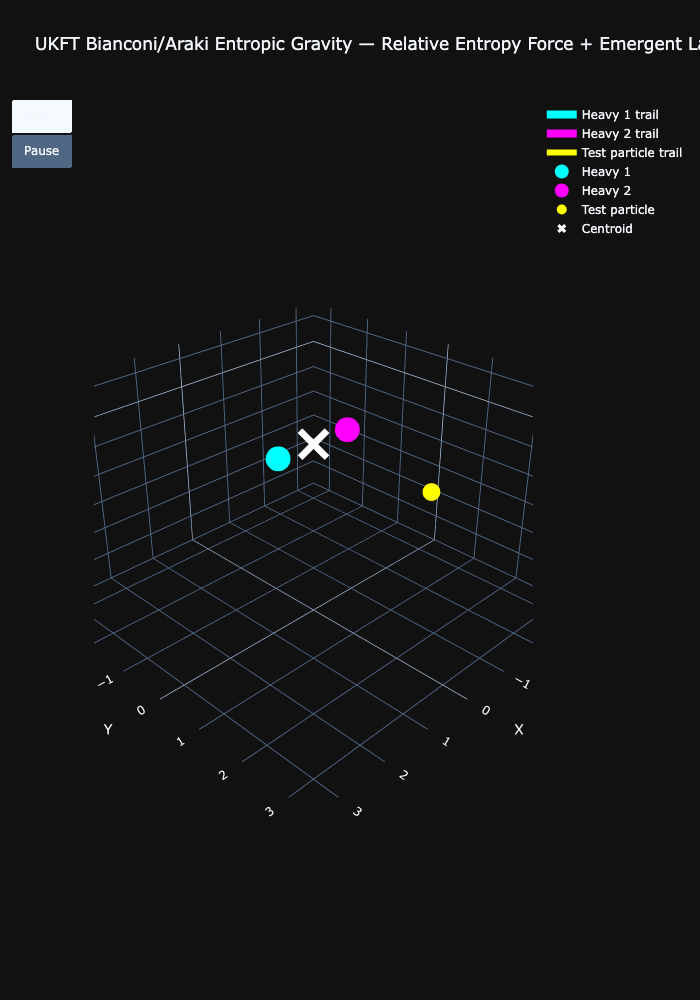

Write Python code to recreate this figure.
# experiments/07_ukft_bianconi_entropic_gravity.py
"""
UKFT Bianconi Entropic Gravity — RELATIVE ENTROPY EDITION 🌌

Key Upgrade: "Bianconi/Araki Relative Entropy Bias"
Instead of simple gradient ascent on ρ, we minimize the quantum relative entropy 
between the vacuum geometry and the matter-dressed state.

Force Law:
F ∝ -∇(S_rel) ≈ ∇(ln ρ) = (1/ρ) * ∇ρ

This creates a self-regulating "harmonic" interaction where the pull is scaled
by the inverse density, making the "information cost" of separation significantly
more sensitive at distance (where ρ is small) while preventing singularity at the core.

Also includes a toy "G-Field" (Lambda) expansion term.
"""

import numpy as np
import plotly.graph_objects as go
import os

# Parameters — tune for chaos or stability
sigma = 0.2                # Gaussian width
alpha_entropic = 2.0       # Scaled down because 1/rho boosts the effective force
lambda_cosmo = 0.05        # "G-field" toy expansion (positive Lambda)
m_heavy = 10.0             
m_test = 0.1               
dt = 0.01                  
n_steps = 2000             
animate_every = 10         
z_scale = 3.0              


# Initial positions (xy-plane orbit, slight z for visibility)
pos_h1 = np.array([ 0.8,  0.0, 0.05])
pos_h2 = np.array([-0.8,  0.0, 0.05])
pos_test = np.array([0.0, 2.5, 0.2])   # Start far out for dramatic infall

vel_h1 = np.array([0.0, -1.2, 0.0])
vel_h2 = np.array([0.0,  1.2, 0.0])
vel_test = np.array([-0.3, 0.0, 0.0])  # Slight tangential for orbit attempt

# Storage
positions_h1 = [pos_h1.copy()]
positions_h2 = [pos_h2.copy()]
positions_test = [pos_test.copy()]

# Grid for dynamic sheet (static grid, recompute Z per frame)
grid_size = 60
x_grid = np.linspace(-3, 3, grid_size)
y_grid = np.linspace(-3, 3, grid_size)
X, Y = np.meshgrid(x_grid, y_grid)

# Animation frames storage
frames = []

print("Running UKFT entropic 3-body simulation — this will take a moment...")

for step in range(n_steps):
    if step % 200 == 0:
        print(f"Step {step}/{n_steps}")
    
    # Current positions
    p1, p2, pt = positions_h1[-1], positions_h2[-1], positions_test[-1]
    
    # Knowledge density ρ at each particle position (sum of Gaussians)
    def rho_at(pos, sources=[(p1, m_heavy), (p2, m_heavy), (pt, m_test)]):
        rho = 0.0
        for src_pos, m_src in sources:
            dist2 = np.sum((pos - src_pos)**2) + 1e-8
            rho += m_src * np.exp(-dist2 / (2 * sigma**2))
        return rho
    
    rho1 = rho_at(p1, sources=[(p2, m_heavy), (pt, m_test)])  # Exclude self
    rho2 = rho_at(p2, sources=[(p1, m_heavy), (pt, m_test)])
    rho_t = rho_at(pt, sources=[(p1, m_heavy), (p2, m_heavy)])
    
    # Gradient ∇ρ ≈ direction to higher density
    def grad_rho_at(pos, sources):
        grad = np.zeros(3)
        eps = 1e-6
        for i in range(3):
            delta = np.zeros(3)
            delta[i] = eps
            grad[i] = (rho_at(pos + delta, sources) - rho_at(pos - delta, sources)) / (2 * eps)
        return grad
    
    grad1 = grad_rho_at(p1, sources=[(p2, m_heavy), (pt, m_test)])
    grad2 = grad_rho_at(p2, sources=[(p1, m_heavy), (pt, m_test)])
    grad_t = grad_rho_at(pt, sources=[(p1, m_heavy), (p2, m_heavy)])
    
    # Acceleration = alpha * ∇(ln ρ) + Lambda * r
    # This mimics the "Tr(g ln G)" relative entropy minimization + expanding universe
    
    # 1. Relative Entropy Force: F ~ grad(rho) / rho
    # Add epsilon to rho to avoid division by zero at infinity
    eps_rho = 1e-9
    
    acc1 = alpha_entropic * grad1 / (rho1 + eps_rho)
    acc2 = alpha_entropic * grad2 / (rho2 + eps_rho)
    acc_t = alpha_entropic * grad_t / (rho_t + eps_rho)
    
    # 2. "G-Field" Expansion (Lambda > 0)
    # Pushes everything outward slightly, countering the strong entropic pull
    acc1 += lambda_cosmo * p1
    acc2 += lambda_cosmo * p2
    acc_t += lambda_cosmo * pt
    
    # Euler update
    vel_h1 += acc1 * dt
    vel_h2 += acc2 * dt
    vel_test += acc_t * dt
    
    new_p1 = p1 + vel_h1 * dt
    new_p2 = p2 + vel_h2 * dt
    new_pt = pt + vel_test * dt
    
    positions_h1.append(new_p1)
    positions_h2.append(new_p2)
    positions_test.append(new_pt)
    
    # Build frame every N steps
    if step % animate_every == 0 or step == n_steps - 1:
        # Dynamic sheet from current positions
        dist1 = np.sqrt((X - new_p1[0])**2 + (Y - new_p1[1])**2 + 1e-6)
        dist2 = np.sqrt((X - new_p2[0])**2 + (Y - new_p2[1])**2 + 1e-6)
        dist_t = np.sqrt((X - new_pt[0])**2 + (Y - new_pt[1])**2 + 1e-6)
        Z = -z_scale * (m_heavy / dist1 + m_heavy / dist2 + m_test / dist_t)
        
        frame_data = [
            # Dynamic sheet
            go.Surface(x=X, y=Y, z=Z, colorscale='viridis', opacity=0.7, showscale=False),
            # Trails
            go.Scatter3d(x=[p[0] for p in positions_h1], y=[p[1] for p in positions_h1], z=[p[2] for p in positions_h1],
                         mode='lines', line=dict(color='cyan', width=8), name='Heavy 1 trail'),
            go.Scatter3d(x=[p[0] for p in positions_h2], y=[p[1] for p in positions_h2], z=[p[2] for p in positions_h2],
                         mode='lines', line=dict(color='magenta', width=8), name='Heavy 2 trail'),
            go.Scatter3d(x=[p[0] for p in positions_test], y=[p[1] for p in positions_test], z=[p[2] for p in positions_test],
                         mode='lines', line=dict(color='yellow', width=6), name='Test particle trail'),
            # Current positions
            go.Scatter3d(x=[new_p1[0]], y=[new_p1[1]], z=[new_p1[2]], mode='markers',
                         marker=dict(size=14, color='cyan'), name='Heavy 1'),
            go.Scatter3d(x=[new_p2[0]], y=[new_p2[1]], z=[new_p2[2]], mode='markers',
                         marker=dict(size=14, color='magenta'), name='Heavy 2'),
            go.Scatter3d(x=[new_pt[0]], y=[new_pt[1]], z=[new_pt[2]], mode='markers',
                         marker=dict(size=10, color='yellow'), name='Test particle'),
            # Centroid
            go.Scatter3d(x=[0], y=[0], z=[0], mode='markers',
                         marker=dict(size=8, color='white', symbol='x'), name='Centroid')
        ]
        frames.append(go.Frame(data=frame_data, name=str(step)))

positions_h1 = np.array(positions_h1)
positions_h2 = np.array(positions_h2)
positions_test = np.array(positions_test)

# Final figure
fig = go.Figure(data=frames[0].data, frames=frames)

fig.update_layout(
    title="UKFT Bianconi/Araki Entropic Gravity — Relative Entropy Force + Emergent Lambda",
    scene=dict(
        xaxis=dict(range=[-3.5, 3.5], title='X'),
        yaxis=dict(range=[-3.5, 3.5], title='Y'),
        zaxis=dict(range=[-12, 3], title='Z (entropic curvature)'),
        aspectmode='manual',
        aspectratio=dict(x=1, y=1, z=0.6),
        camera=dict(eye=dict(x=1.5, y=1.5, z=1.2))
    ),
    height=1000,
    template="plotly_dark",
    updatemenus=[dict(
        type="buttons",
        buttons=[dict(label="Play", method="animate",
                      args=[None, {"frame": {"duration": 60, "redraw": True}, "fromcurrent": True}]),
                 dict(label="Pause", method="animate",
                      args=[[None], {"frame": {"duration": 0, "redraw": False}, "mode": "immediate"}])]
    )]
)

output_file = os.path.join("results", "07_ukft_bianconi_entropic_gravity.html")
fig.write_html(output_file)

# Save PNG of the final frame
png_file = output_file.replace(".html", ".png")
try:
    fig.write_image(png_file)
    print(f"Saved plot image to {png_file}")
except Exception as e:
    print(f"Could not save PNG: {e}")

print(f"UKFT Bianconi simulation complete. Saved to {output_file}")
print(f"Final separation heavy: {np.linalg.norm(positions_h1[-1] - positions_h2[-1]):.3f}")
